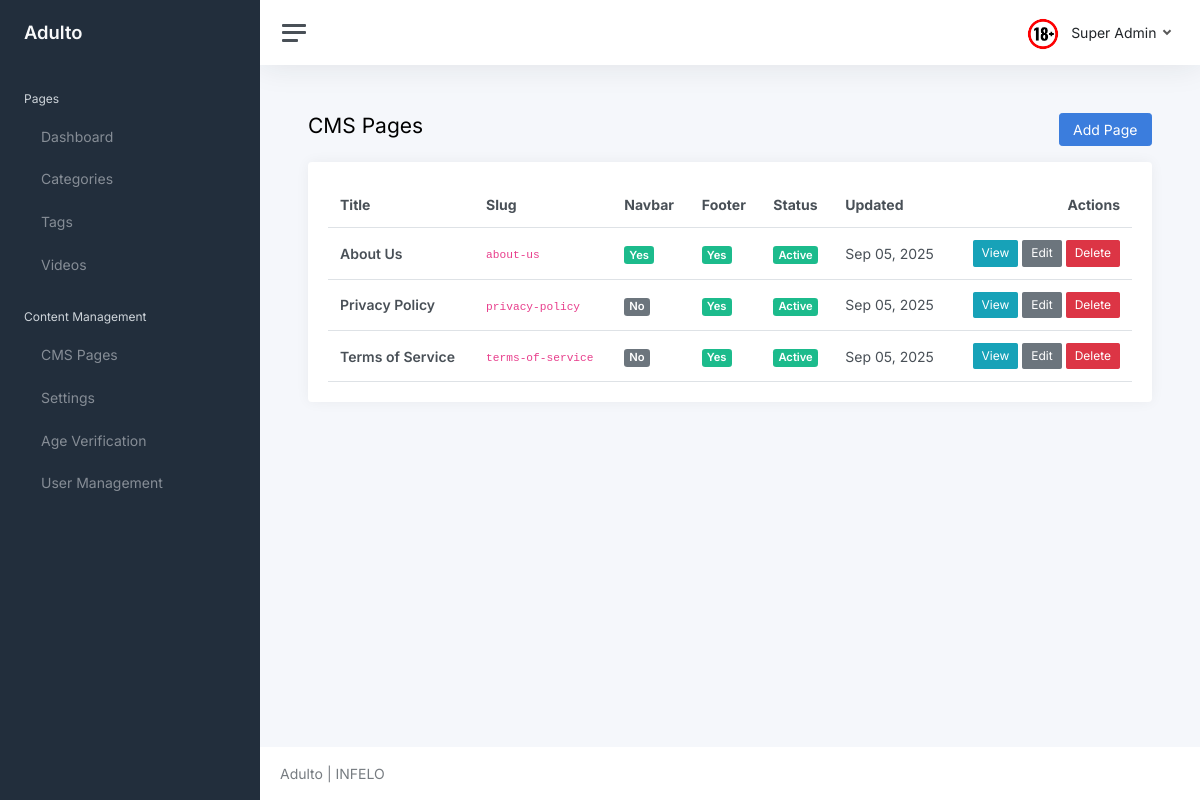
The app's page /core/cms/ (signed in) with its own data.
### core/models.py (models this page shows, shortened)
class User(AbstractUser):
	username = None
	first_name = None
	last_name = None
	name = models.CharField(max_length=150, blank=True)
	email = models.EmailField(unique=True)
	is_freeze = models.BooleanField(default=False)
	is_email_verified = models.BooleanField(default=False)
	email_verification_token = models.CharField(max_length=100, blank=True, null=True)
	email_verification_created = models.DateTimeField(blank=True, null=True)
	is_staff = models.BooleanField(default=False, help_text="Designates whether the user can log into the admin site. Only activated users can access admin.")
	USERNAME_FIELD = 'email'
	REQUIRED_FIELDS = []

class CMS(models.Model):
	title = models.CharField(max_length=200, help_text="Page title")
	slug = models.SlugField(max_length=220, unique=True, help_text="URL slug for the page")
	content = models.TextField(help_text="Page content (HTML allowed)")
	in_navbar = models.BooleanField(default=False, help_text="Show this page in the main navigation")
	in_footer = models.BooleanField(default=False, help_text="Show this page in the footer")
	is_active = models.BooleanField(default=True, help_text="Is this page active and visible?")
	created_at = models.DateTimeField(auto_now_add=True)
	updated_at = models.DateTimeField(auto_now=True)
	class Meta:
		ordering = ['title']
		verbose_name = "CMS Page"
		verbose_name_plural = "CMS Pages"

### core/views.py (the view)
# urls.py: path('cms/', views.cms_list, name='cms_list'),
@login_required(login_url='login')
def cms_list(request):
	cms_pages = CMS.objects.all()
	context = {
		'cms_pages': cms_pages,
	}
	return render(request, 'core/cms_list.html', context)

### adulto/context_processors.py (called while the page is built)
def site_branding(request):
	return {
		"site_brand": getattr(settings, "SITE_BRAND", "Adulto"),
		"site_logo_url": getattr(settings, "SITE_LOGO_URL", "/static/logo.png"),
	}

### core/models.py (called while the page is built)
	@classmethod
	def get_setting(cls, key, default=None):
		try:
			return cls.objects.get(key=key).value
		except cls.DoesNotExist:
			return default

	@classmethod
	def get_active(cls):
		try:
			return cls.objects.filter(is_active=True).first()
		except:
			return None

### templates/core/cms_list.html
{% extends 'core/layout/base.html' %}
{% block content %}
<div class="container-fluid p-0">
    <div class="d-flex justify-content-between align-items-center mb-3">
        <h1 class="h3 d-inline align-middle">CMS Pages</h1>
        <a class="btn btn-primary" href="{% url 'cms_create' %}">Add Page</a>
    </div>
    <div class="card">
        <div class="card-body">
            <table class="table table-hover my-0">
                <thead>
                    <tr>
                        <th>Title</th>
                        <th>Slug</th>
                        <th>Navbar</th>
                        <th>Footer</th>
                        <th>Status</th>
                        <th>Updated</th>
                        <th class="text-end">Actions</th>
                    </tr>
                </thead>
                <tbody>
                    {% for page in cms_pages %}
                    <tr>
                        <td>
                            <strong>{{ page.title }}</strong>
                        </td>
                        <td>
                            <code>{{ page.slug }}</code>
                        </td>
                        <td>
                            {% if page.in_navbar %}
                                <span class="badge bg-success">Yes</span>
                            {% else %}
                                <span class="badge bg-secondary">No</span>
                            {% endif %}
                        </td>
                        <td>
                            {% if page.in_footer %}
                                <span class="badge bg-success">Yes</span>
                            {% else %}
                                <span class="badge bg-secondary">No</span>
                            {% endif %}
                        </td>
                        <td>
                            {% if page.is_active %}
                                <span class="badge bg-success">Active</span>
                            {% else %}
                                <span class="badge bg-danger">Inactive</span>
                            {% endif %}
                        </td>
                        <td>{{ page.updated_at|date:"M d, Y" }}</td>
                        <td class="text-end">
                            <a class="btn btn-sm btn-info" href="{% url 'cms_detail' page.slug %}" target="_blank">View</a>
                            <a class="btn btn-sm btn-secondary" href="{% url 'cms_update' page.id %}">Edit</a>
                            <a class="btn btn-sm btn-danger" href="{% url 'cms_delete' page.id %}">Delete</a>
                        </td>
                    </tr>
                    {% empty %}
                    <tr>
                        <td colspan="7" class="text-center text-muted">No CMS pages found</td>
                    </tr>
                    {% endfor %}
                </tbody>
            </table>
        </div>
    </div>
</div>
{% endblock %}

### templates/core/layout/header.html (shortened to what this page needs)
<nav class="navbar navbar-expand navbar-light navbar-bg">
    <a class="sidebar-toggle js-sidebar-toggle">
        <i class="hamburger align-self-center"></i>
    </a>
    <div class="navbar-collapse collapse">
        <ul class="navbar-nav navbar-align">
            <li class="nav-item dropdown">
                <a class="nav-link dropdown-toggle d-none d-sm-inline-block" href="#"
                    data-bs-toggle="dropdown">
                    <img src="/static/core/logo.png" class="avatar img-fluid rounded me-1"
                        alt="" /> <span class="text-dark">{{ request.user.name }}</span>
                </a>
            </li>
        </ul>
    </div>
</nav>

### records on screen
User: user.name "Super Admin"
CMS: title "About Us", slug "about-us", in_navbar "Yes", in_footer "Yes", is_active "Active", updated_at "Sep 05, 2025"
CMS: title "Privacy Policy", slug "privacy-policy", in_navbar "No", in_footer "Yes", is_active "Active", updated_at "Sep 05, 2025"
CMS: title "Terms of Service", slug "terms-of-service", in_navbar "No", in_footer "Yes", is_active "Active", updated_at "Sep 05, 2025"

### other values on screen
{{ site_brand }} "Adulto"
